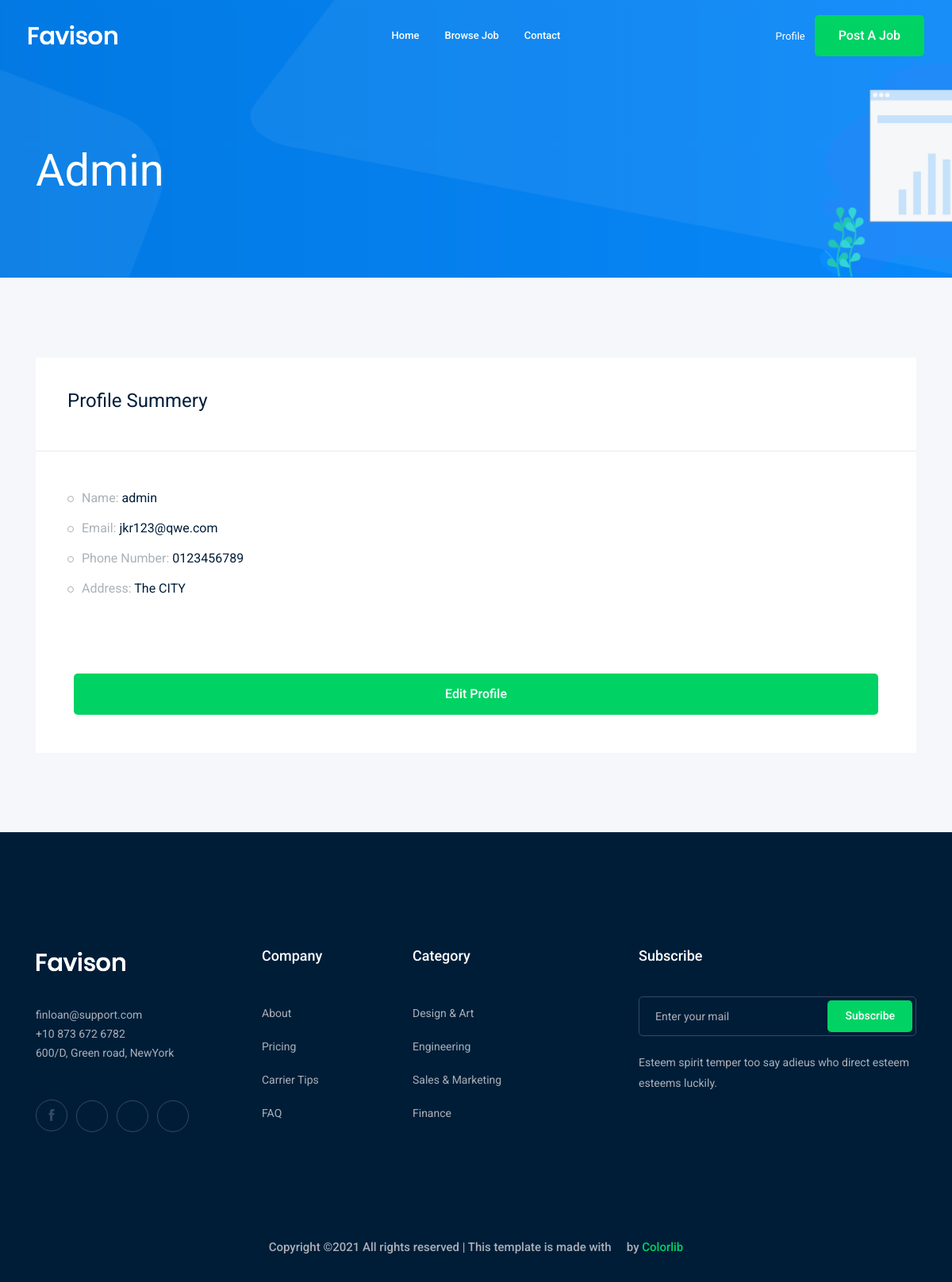
The app's page /accounts/profile (signed in) with its own data.
### Accounts/models.py (models this page shows)
class Profile(models.Model):
    user = models.OneToOneField(User, on_delete=models.CASCADE)
    city = models.ForeignKey("City", related_name='user_city', on_delete=models.CASCADE , blank = True , null = True)
    phone_number = models.CharField(max_length = 15)
    image = models.ImageField(upload_to = 'profile/')
    def __str__(self):
        return str(self.user)

class City(models.Model):
    name = models.CharField(max_length = 30)
    def __str__(self):
        return self.name

### Accounts/views.py (the view)
# urls.py: path('profile' ,views.profile, name = 'profile'),
def profile(request):
    profile = Profile.objects.get(user=request.user)
    return render(request,'accounts/profile.html', {'profile':profile})

### Accounts/templates/accounts/profile.html
{% extends 'base.html' %}
{% load bootstrap4 %}
{% block body%}
    <div class="bradcam_area bradcam_bg_1">
        <div class="container">
            <div class="row">
                <div class="col-xl-12">
                    <div class="bradcam_text">
                        <h3>{{profile}}</h3>
                    </div>
                </div>
            </div>
        </div>
    </div>
    <div class="job_details_area">
        <div class="container">
            <div class="row">
                <div class="col-lg-12 mx-auto">
                    <div class="job_sumary">
                        <div class="summery_header">
                            <h3>Profile Summery</h3>
                        </div>
                        <div class="job_content">
                            <ul>
                                <li>Name: <span>{{profile}}</span></li>
                                <li>Email: <span>{{profile.user.email}}</span></li>
                                <li>Phone Number: <span>{{profile.phone_number}}</span></li>
                                <li>Address: <span>{{profile.city}}</span></li>
                            </ul>
                        </div>
                        <div class="p-5">
                            <a class="boxed-btn3 w-100" href = "{% url 'accounts:profile_edit' %}"> Edit Profile </a>
                        </div>
                    </div>
                </div>
            </div>
        </div>
    </div>
{% endblock body%}

### records on screen
Profile: user.username "Admin", user.username "admin", user.email "jkr123@qwe.com", phone_number "0123456789", city "The CITY"
